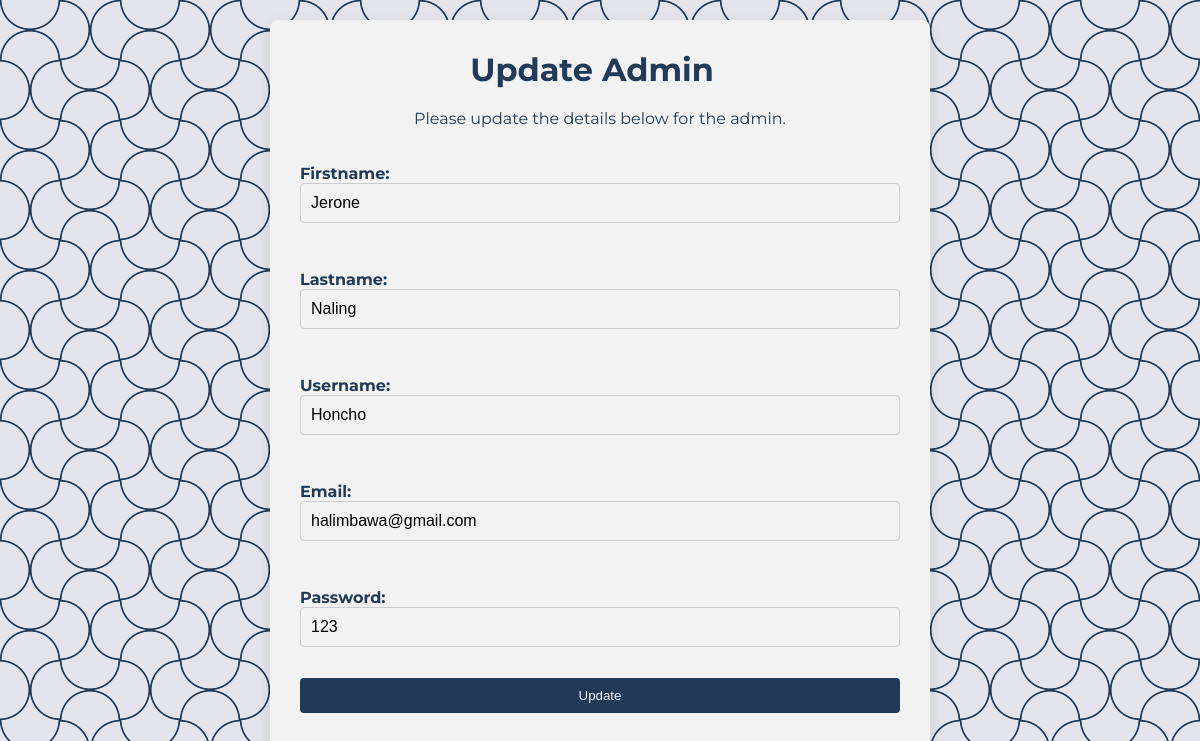
Screenshot of /dbadmin/1/edit with the database file from the repository.
### app/models.py (models this page shows, shortened)
class Admin(models.Model):
    firstname = models.CharField(max_length=30)
    lastname = models.CharField(max_length=30)
    username = models.CharField(max_length=150, unique=True)
    email = models.EmailField(unique=True)
    password = models.CharField(max_length=128)

### app/views.py (the view, shortened to what this page needs)
# urls.py: path('dbadmin/<int:pk>/edit', AdminUpdateView.as_view(), name='admin_update'),
class AdminUpdateView(UpdateView):
    model = Admin
    fields = ['firstname', 'lastname', 'username', 'email', 'password']
    template_name = 'app/admin_update.html'

### app/templates/app/admin_update.html (shortened to what this page needs)
{% load static %}
<head>
    <link href="https://cdn.jsdelivr.net/npm/remixicon@3.2.0/fonts/remixicon.css" rel="stylesheet">
    <link rel="stylesheet" type="text/css" href="{% static '/css/dbcreate.css' %}">
</head>
{% block content %}
    <div class="form-container">
        <div class="header">
            <h1>Update Admin</h1>
            <a href="{% url 'database' %}" class="back-button" onclick="return confirmBack();">
            </a>
        </div>
        <p class="intro-text">Please update the details below for the admin.</p>
        <form action="{% url 'admin_update' object.pk %}" method="post">
            {{ form.as_p }}
            <input type="submit" value="Update">
        </form>
    </div>
{% endblock content %}

### static/css/dbcreate.css (style rules this page uses)
.form-container { background-color: var(--white); border-radius: 8px; box-shadow: 0 4px 16px rgba(0, 0, 0, 0.1); padding: 30px; max-width: 600px; margin: 0 auto; }
.header { display: flex; justify-content: space-between; align-items: center; margin-bottom: 20px; }
h1 { color: var(--primary-color); margin: 0; text-align: center; flex-grow: 1; }
.back-button { display: flex; align-items: center; color: var(--primary-color); text-decoration: none; font-size: 1.5rem; padding: 8px; transition: color 0.3s ease; }
.intro-text { margin: 20px 0; color: var(--primary-color); text-align: center; }
form { display: flex; flex-direction: column; gap: 15px; }
form label { color: var(--primary-color); font-weight: bold; }
form input[type="text"], form input[type="email"], form input[type="password"] { width: 100%; padding: 10px; border: 1px solid #ccc; border-radius: 4px; }
form input[type="submit"] { background-color: var(--primary-color); color: var(--white); border: none; border-radius: 4px; padding: 10px 15px; cursor: pointer; transition: background-color 0.3s ease; width: 100%; }
form input[type="text"], form input[type="email"], form input[type="password"], form input[type="number"], form input[type="datetime-local"], form select, form textarea { width: 100%; padding: 10px; border: 1px solid #ccc; border-radius: 4px; font-size: 16px; background-color: var(--white); transition: border-color 0.3s ease; }
form input::placeholder, form textarea::placeholder { color: #bbb; font-style: italic; }

### rows the page displays
Admin: firstname "Jerone", lastname "Naling", username "Honcho", email "halimbawa@gmail.com", password "123"
